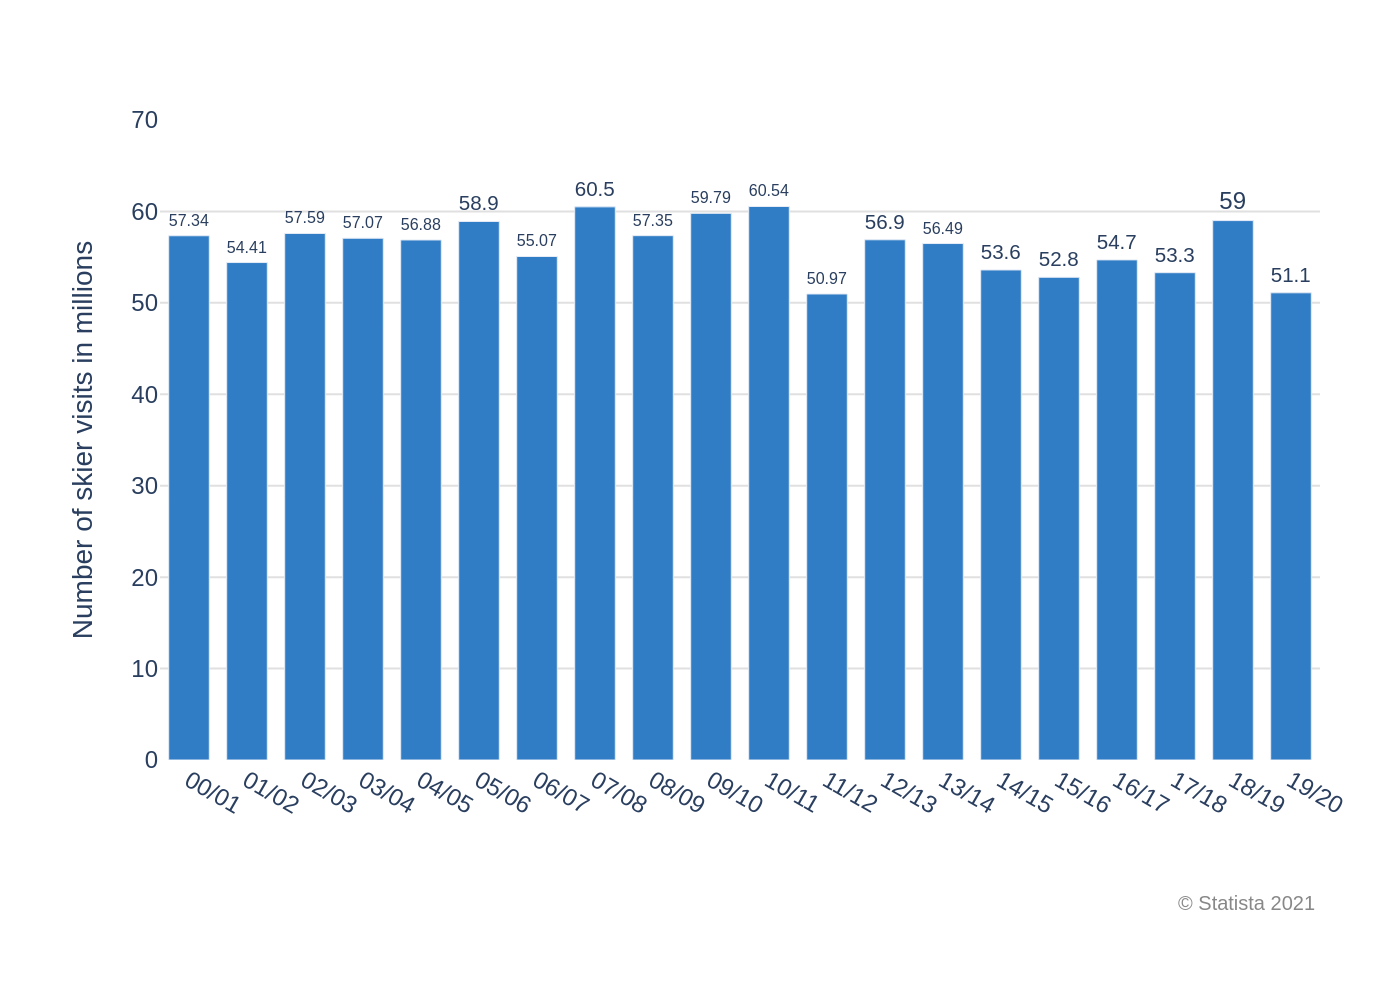

This figure's Python source:
import sys
import json
import pathlib
import plotly.graph_objects as go

# Check if a file path is provided as a command-line argument
if len(sys.argv) != 2:
    print(f"Usage: python {sys.argv[0]} <json_file_path>")
    sys.exit(1)

json_path = sys.argv[1]

# Check if the provided file exists
if not pathlib.Path(json_path).is_file():
    print(f"Error: File not found at {json_path}")
    sys.exit(1)

# Read the chart data from the JSON file
try:
    with open(json_path, 'r', encoding='utf-8') as f:
        chart_info = json.load(f)
except json.JSONDecodeError:
    print(f"Error: Invalid JSON format in {json_path}")
    sys.exit(1)


# Extract data and text from the JSON structure
chart_data = chart_info.get('chart_data', [])
texts = chart_info.get('texts', {})
colors = chart_info.get('colors', [])

categories = [item['category'] for item in chart_data]
values = [item['value'] for item in chart_data]

# Create the figure
fig = go.Figure()

# Add the bar trace
fig.add_trace(go.Bar(
    x=categories,
    y=values,
    marker_color=colors[0] if colors else None,
    text=values,
    textposition='outside',
    texttemplate='%{text}',
    cliponaxis=False
))

# Update layout
title_text = texts.get('title')
if texts.get('subtitle'):
    title_text = f"<b>{title_text}</b><br>{texts.get('subtitle')}" if title_text else texts.get('subtitle')

fig.update_layout(
    title_text=title_text,
    yaxis_title=texts.get('y_axis_label'),
    xaxis_title=texts.get('x_axis_label'),
    font=dict(
        family="Arial",
        size=12
    ),
    plot_bgcolor='white',
    paper_bgcolor='white',
    showlegend=False,
    bargap=0.3,
    margin=dict(l=80, r=40, t=60, b=120),
    xaxis=dict(
        showgrid=False,
        tickfont=dict(size=12)
    ),
    yaxis=dict(
        range=[0, 70],
        showgrid=True,
        gridcolor='#e0e0e0',
        zeroline=False,
        tickfont=dict(size=12)
    )
)

# Add source annotation
if texts.get('source'):
    fig.add_annotation(
        text=texts.get('source'),
        xref="paper", yref="paper",
        x=1.0, y=-0.2,
        xanchor='right', yanchor='top',
        showarrow=False,
        font=dict(size=10, color="#888888")
    )


# Generate the output PNG filename from the input JSON filename
base_name = pathlib.Path(json_path).stem
output_filename = f"{base_name}.png"

# Save the figure as a PNG image
fig.write_image(output_filename, scale=2)

print(f"Chart saved as {output_filename}")
